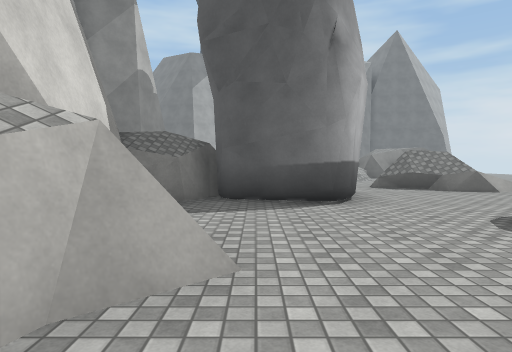
view 1 (above)

24 first-person views from a walk through a Unity game level. The camera is 1.3 m above the floor, tilts 2° down and sees 75° across. The floor is counted in squares, 2 m on a side. Each view is taken from the middle of a square. On the plan, view 1 faces up. The plan holds only what a view shows up to about 10 squares ahead; the rest is blank. The place goes on beyond the plan. The player is left out. Some surface patterns are stand-ins.

view 2
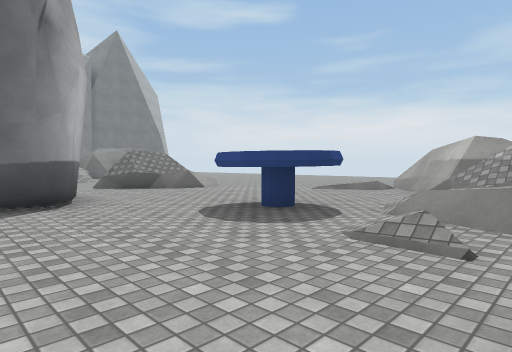

view 3
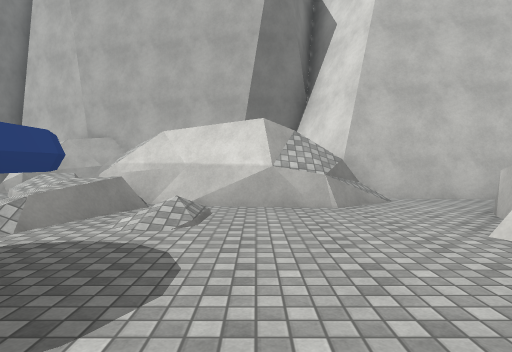

view 4
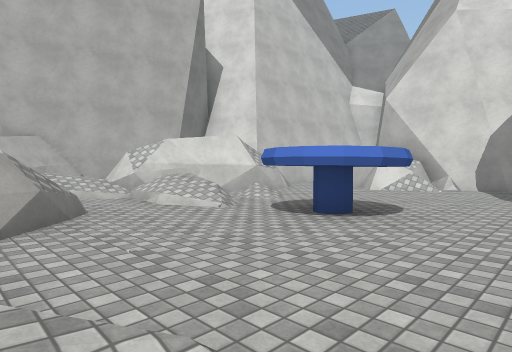

view 5
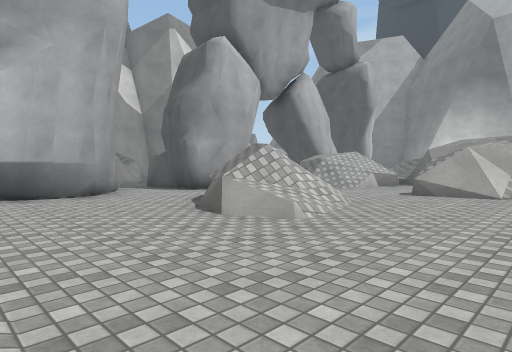

view 6
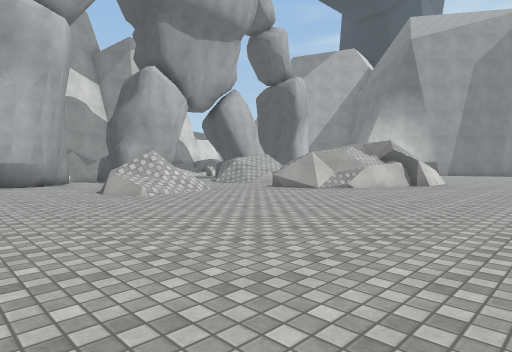

view 7
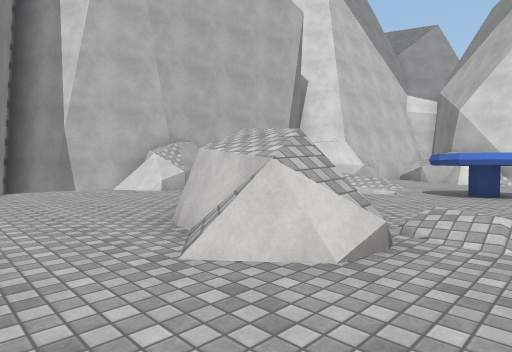

view 8
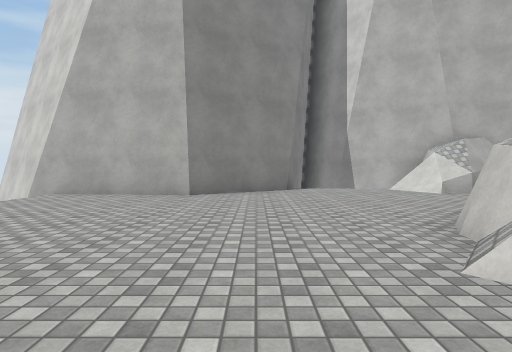

view 9
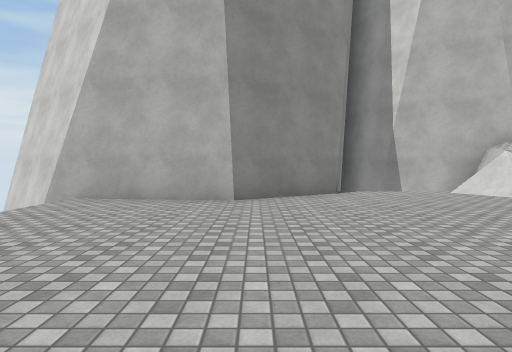

view 10
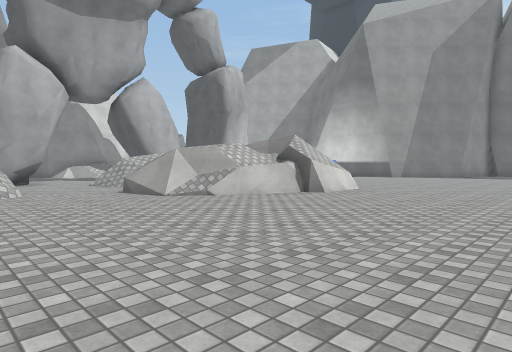

view 11
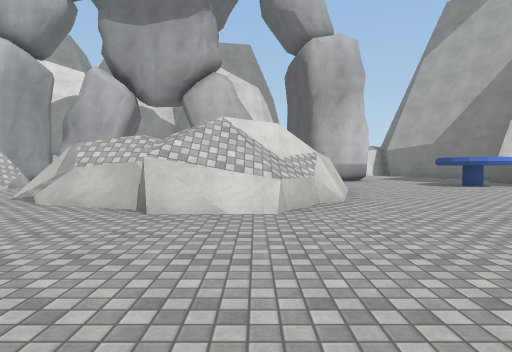

view 12
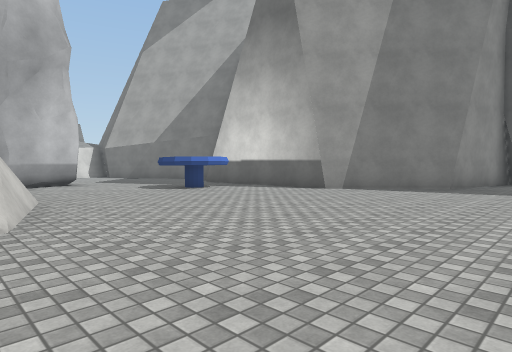

view 13
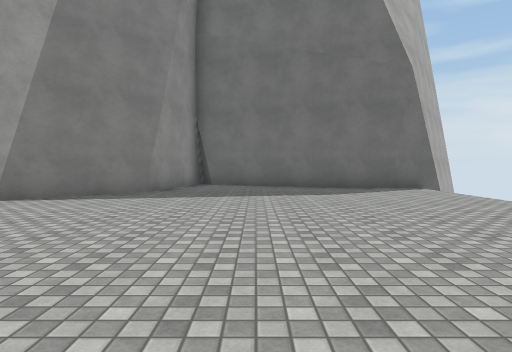

view 14
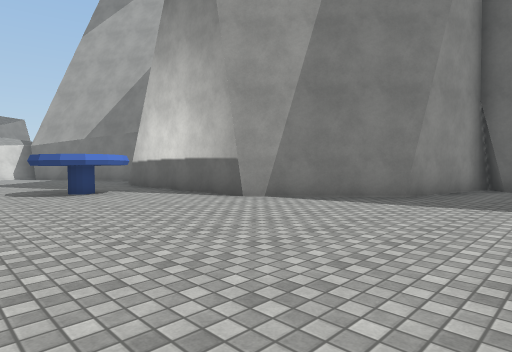

view 15
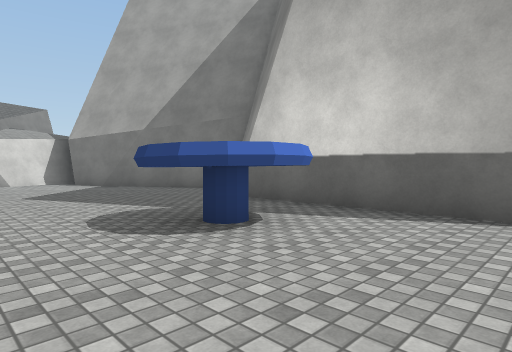

view 16
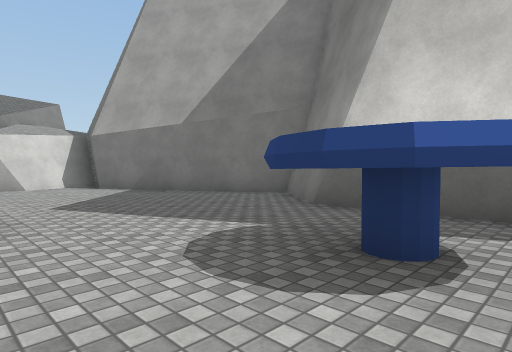

view 17
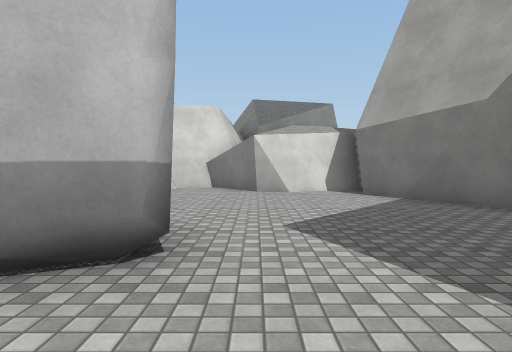

view 18
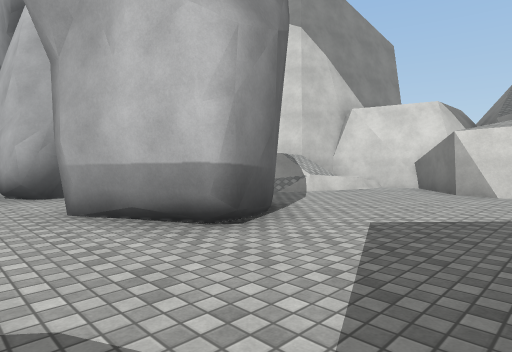

view 19
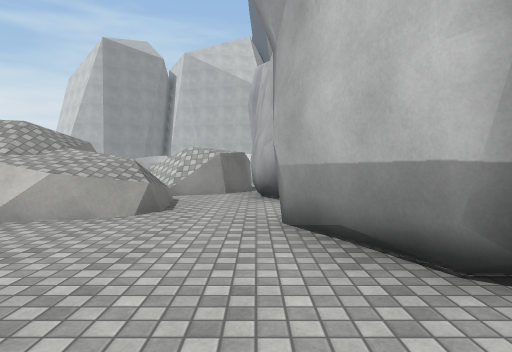

view 20
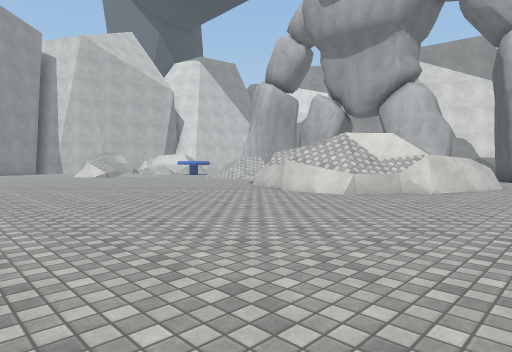

view 21
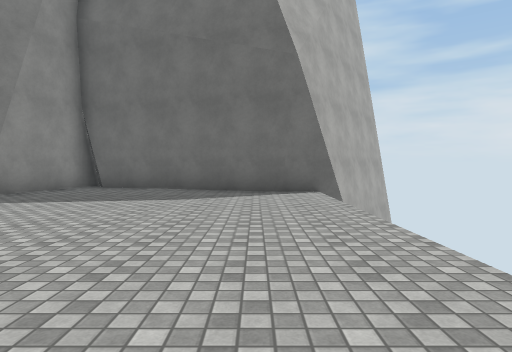

view 22
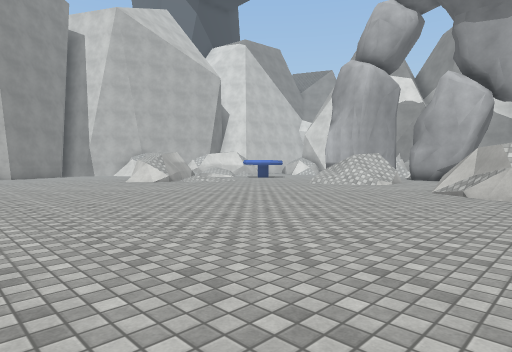

view 23
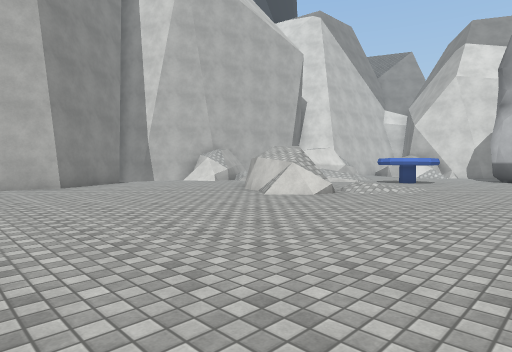

view 24
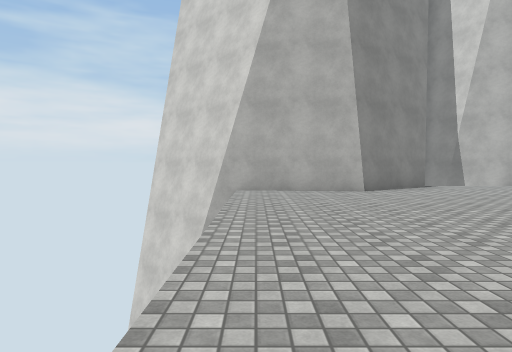

### Floor plan
Key: @ floor where view 1 was taken; # wall or solid block; x gap in a wall; . main floor; : floor 0.5 m higher than the main floor; + floor 0.75 m higher than the main floor; * floor 1.25 m higher than the main floor; % floor 1.5 m higher than the main floor; & floor 2 m higher than the main floor; $ floor 2.75 m higher than the main floor; / step, stairs or slope; = window, fence, low wall or low ledge; ^ raised ledge; v drop or lower ground; O other object.
Columns run from 7 left of view 1 to 19 right of it. Each row starts with its distance up from view 1.
 31                  ###
 30                 ##.####
 29                 #.....###
 28                ##.......
 27      #####    ##........
 26     ##...######.........
 25  ####...................
 24  #.........O............
 23  ##.......OOO...........
 22  ##.....................
 21 ##.....##...............
 20 #.....###...............
 19 ##===.  #..===..........
 18  ###=   ...*%###........
 17         ##.+%$=#=.......
 16          #//  =##......
 15          #//= ##^.......
 14          # /..#^/.......
 13           =/..#/........
 12           ..............
 11          #..............
 10        ###.=//.........
  9        ....///.........
  8       =##...==..........
  7      #####..............
  6      #.##...............
  5      #........./........
  4      #.....O...//=......
  3      ##...OOO..##=......
  2      ##......./#/#......
  1       #.../x:.///.......
  0       .@=//==.  ........
 -1     #../####=/..........
 -2     #####  &v//.........vv
 -3        #####.###...#######v
 -4         #######vvv##     ##
 -5               ### #       #
 -6                 ###

Where each view was taken, in squares from view 1:
view 1: 0 up, 0 right, facing up
view 2: 0 up, 0 right, facing up-right
view 3: 5 up, 2 right, facing down
view 4: 6 up, 8 right, facing down-left
view 5: 5 up, 9 right, facing up-left
view 6: 5 up, 13 right, facing up-left
view 7: 5 up, 12 right, facing down-left
view 8: 5 up, 12 right, facing down
view 9: 4 up, 13 right, facing down
view 10: 9 up, 14 right, facing up-left
view 11: 17 up, 14 right, facing left
view 12: 18 up, 12 right, facing up-left
view 13: 20 up, 12 right, facing up
view 14: 21 up, 12 right, facing up-left
view 15: 21 up, 7 right, facing up-left
view 16: 21 up, 5 right, facing up-left
view 17: 22 up, 3 right, facing left
view 18: 24 up, 3 right, facing down-left
view 19: 23 up, 2 right, facing down
view 20: 21 up, 16 right, facing down-left
view 21: 21 up, 15 right, facing up
view 22: 15 up, 16 right, facing down-left
view 23: 8 up, 16 right, facing down-left
view 24: 6 up, 16 right, facing down
